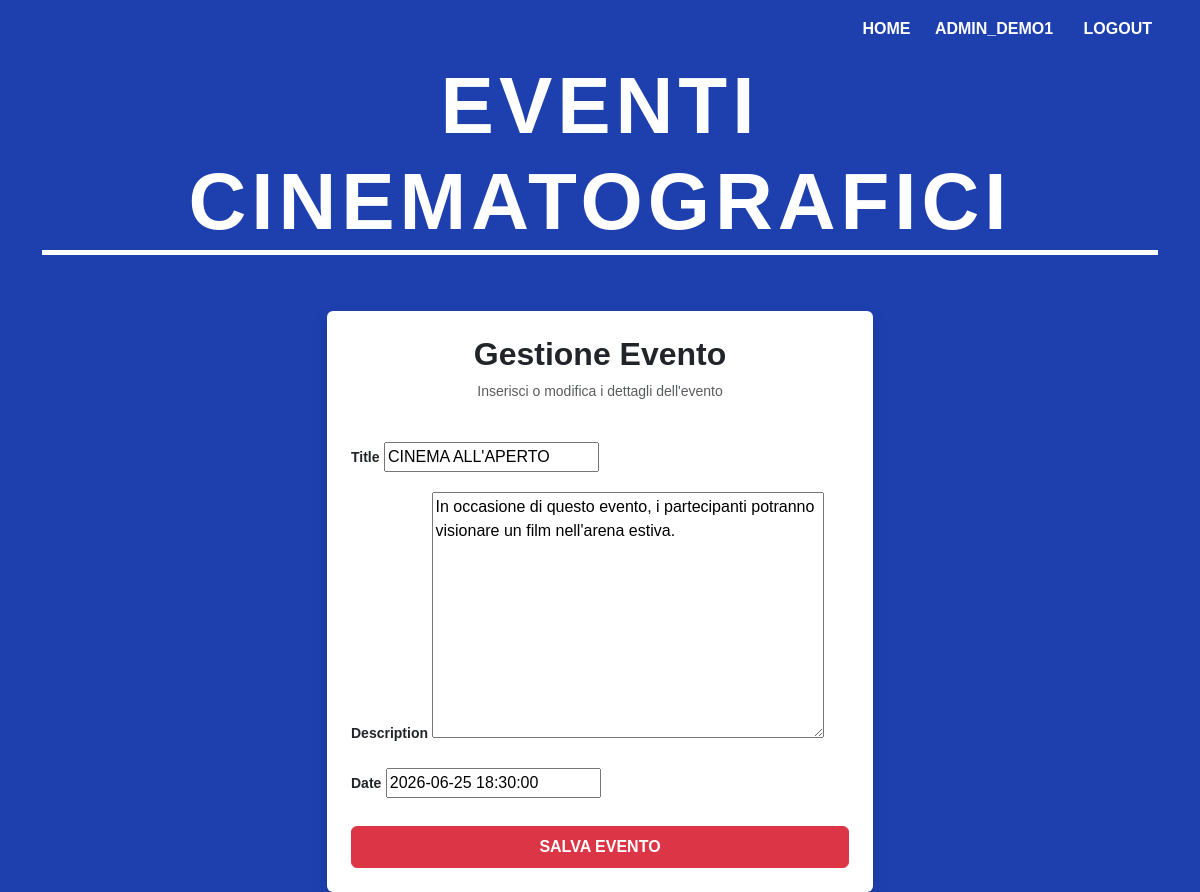
The page /event/1/update/ (signed in) on the database its author committed.
### accounts/models.py (models this page shows, shortened)
class CustomUser(AbstractUser):
    ROLE_CHOICES = (
    ('organizer', 'Organizer'),
    ('attendee', 'Attendee'),
    )
    email = models.EmailField(max_length=254, blank = True, null = True, verbose_name='Indirizzo Email')
    numero_telefono = models.CharField(max_length=10, blank=True, null=True, verbose_name="numero telefono")
    role = models.CharField(max_length=20, choices=ROLE_CHOICES, default='attendee', verbose_name='Ruolo')

### eventi/models.py (models this page shows, shortened)
class Event(models.Model):
    title = models.CharField(max_length=200)
    description = models.TextField()
    date = models.DateTimeField(null=True, blank=True)
    location = models.CharField(max_length=200, default="Location Principale")
    organizer = models.ForeignKey(
        settings.AUTH_USER_MODEL,
        on_delete=models.CASCADE,
        related_name='organized_events',
    )

### eventi/views.py (the view, shortened to what this page needs)
# urls.py: path('event/<int:pk>/update/', EventUpdateView.as_view(), name='event_update'),
class EventUpdateView(LoginRequiredMixin, UserPassesTestMixin, UpdateView):
    model = Event
    template_name = 'eventi/event_form.html'
    fields = ['title', 'description', 'date'] #location
    success_url = reverse_lazy('eventi:event_list')
    def test_func(self):
        obj = self.get_object()
        return obj.organizer == self.request.user

### eventi/templates/eventi/event_form.html (shortened to what this page needs)
{% extends 'eventi/base.html' %}
{% block content %}
<div class="row justify-content-center">
<div class="col-md-6">
<div class="card shadow border-0 p-4 bg-white mt-4 text-dark">
    <div class="text-center mb-4">
        <h2 class="fw-bold">Gestione Evento</h2>
        <p class="text-muted small">Inserisci o modifica i dettagli dell'evento</p>
    </div>
    <form method="post">
        {% for field in form %}
        <div class="mb-3">
            <label class="form-label small fw-bold">{{ field.label }}</label>
            {{ field }}
        </div>
        {% endfor %}
        <button type="submit" class="btn btn-danger w-100 py-2 fw-bold mt-2">SALVA EVENTO</button>
    </form>
</div>
</div>
</div>
{% endblock %}

### eventi/templates/eventi/base.html (shortened to what this page needs)
<!DOCTYPE html>
<html lang="it">
<head>
    <link href="https://cdn.jsdelivr.net/npm/bootstrap@5.3.8/dist/css/bootstrap.min.css" rel="stylesheet">
</head>
<body>
    <div class="container">
        <div class="top-nav">
            <a href="{% url 'eventi:event_list' %}">HOME</a>
            {% if user.is_authenticated %}
                <a href="{% url 'eventi:user_profile' %}"> {{ user.username|upper }}</a>
                <form method="post" action="{% url 'logout' %}" class="d-inline">
                    <button type="submit">LOGOUT</button>
                </form>
            {% else %}
                <a href="{% url 'login' %}">ACCEDI</a>
                <a href="{% url 'signup' %}">REGISTRATI</a>
            {% endif %}
        </div>
        <header class="text-center">
            <h1 class="cinema-header">Eventi Cinematografici</h1>
        </header>
        <main>
            {% block content %}
            {% endblock %}
        </main>
    </div>
</body>
</html>

### eventi/templates/eventi/base.html (style rules this page uses)
body { background-color: #1E40AF; color: #ffffff; font-family: 'Arial', sans-serif; }
.cinema-header { font-size: 5rem; font-weight: 900; letter-spacing: 5px; text-transform: uppercase; border-bottom: 5px solid #ffffff; margin-bottom: 2rem; display: inline-block; width: 100%; }
.top-nav { padding: 1rem 0; text-align: right; }
.top-nav a, .top-nav button { color: #ffffff; text-decoration: none; font-weight: bold; margin-left: 20px; background: none; border: none; }

### rows shown on the page
CustomUser: username "ADMIN_DEMO1"
Event: form "CINEMA ALL'APERTO" "In occasione di questo evento, i partecipanti potranno visionare un film nell'arena estiva." "2026-06-25 18:30:00"

### other values the page prints
{{ field.label }} "Title" "Description" "Date"
